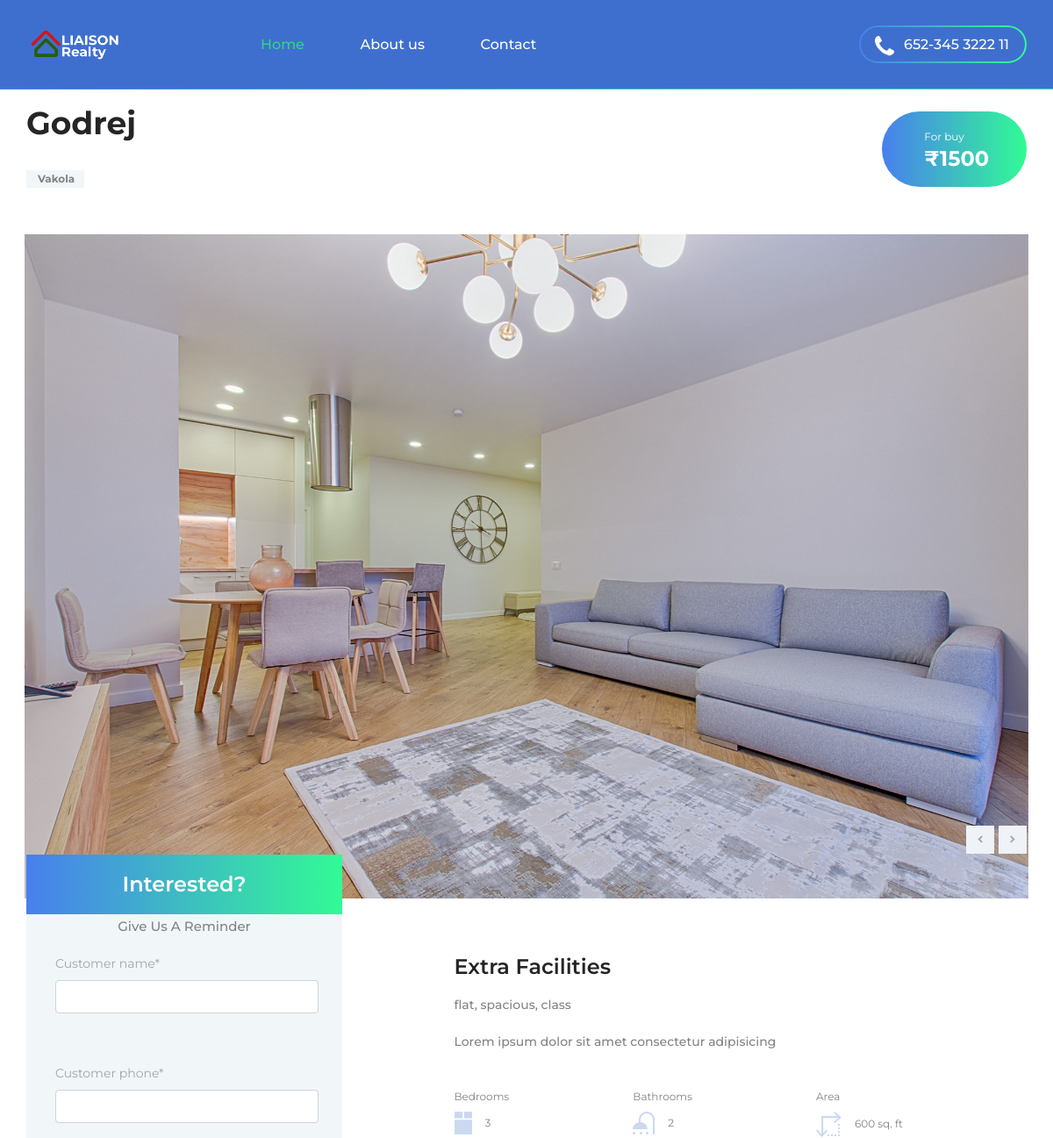
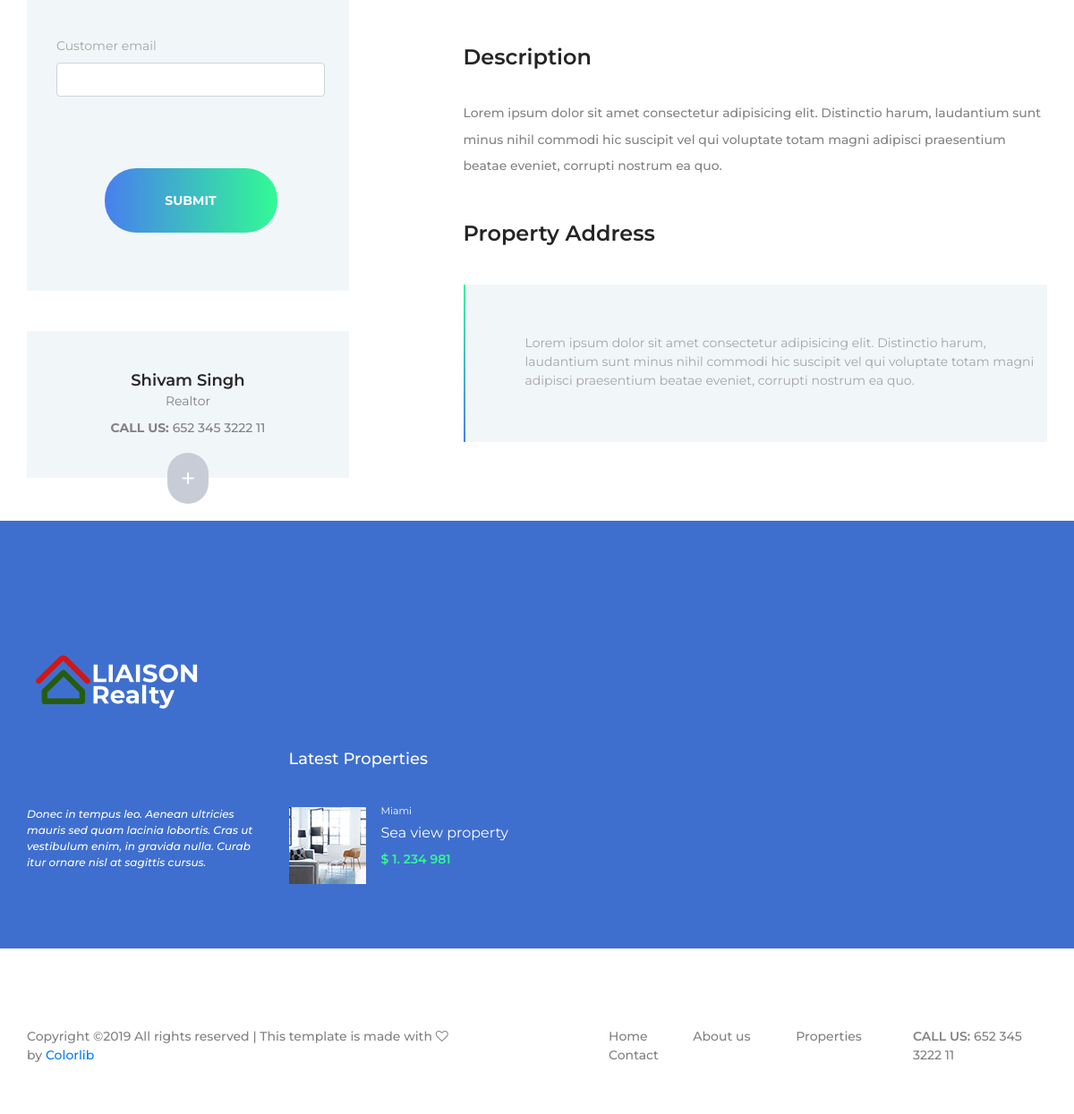
Page /property/1/ on the committed database (2 pictures, top to bottom).
### realty/models.py (models this page shows, shortened)
class Listing(models.Model):
    property_name=models.CharField(max_length=100, null=False, blank=False)
    property_rate=models.CharField(max_length=20, null=False, blank=True)
    property_size=models.CharField(max_length=20, blank=True, null=True)
    property_attributes=models.CharField(max_length=30, null=False, blank=False)
    property_type=models.ForeignKey(PropertyType,blank=False, null= False, on_delete=models.CASCADE)
    property_transaction_type=models.CharField(max_length=10, choices=transaction_type_choices, default='buy')
    property_intro=models.CharField(max_length=50, null=False, blank=False)
    property_rooms=models.IntegerField(blank=True, null=True)
    property_bathrooms=models.IntegerField(blank=True, null=True)
    property_landmark=models.CharField(max_length=20, null=False)
    property_address=models.TextField(blank=False, null=False)
    property_description=models.TextField(null=False, blank=False)
    property_thumbnail=models.ImageField(null=False, blank=True, upload_to='uploads')
    property_image1=models.ImageField(blank=True, null=True, upload_to='uploads')
    property_image2=models.ImageField(blank=True, null=True, upload_to='uploads')
    property_image3=models.ImageField(blank=True, null=True, upload_to='uploads')
    property_image4=models.ImageField(blank=True, null=True, upload_to='uploads')
    property_image5=models.ImageField(blank=True, null=True, upload_to='uploads')

### realty/views.py (the view)
# urls.py: path('property/<pk>/', views.property, name='property'),
def property(request, pk):
    prop_id=pk
    property_obj=Listing.objects.get(pk=prop_id)
    if request.method=='POST':
        bForm=CustomerForm(request.POST)
        if bForm.is_valid():
            temp=bForm.save(commit=False)
            temp.property_type=property_obj
            temp.save()
            bForm=CustomerForm()
            messages.success(request, 'Thank you for showing interest. We will get back to you soon.')
    else:
        bForm=CustomerForm()
    return render(request,'property.html',{'property':property_obj,'bForm':bForm})

### realty/models.py
class CustomerForm(ModelForm):
    class Meta:
        model=Customers
        fields='__all__'

### templates/property.html (shortened to what this page needs)
{% extends 'base.html' %}
{% load static %}
{% load crispy_forms_tags %}
{% block title %}
<link rel="stylesheet" type="text/css" href="{% static 'styles/bootstrap4/bootstrap.min.css' %}">
<link href="{% static 'plugins/font-awesome-4.7.0/css/font-awesome.min.css' %}" rel="stylesheet" type="text/css">
<link rel="stylesheet" type="text/css" href="{% static 'plugins/OwlCarousel2-2.2.1/owl.carousel.css' %}">
<link rel="stylesheet" type="text/css" href="{% static 'plugins/OwlCarousel2-2.2.1/owl.theme.default.css' %}">
<link rel="stylesheet" type="text/css" href="{% static 'plugins/OwlCarousel2-2.2.1/anlimate.css' %}">
<link rel="stylesheet" type="text/css" href="{% static 'plugins/rangeslider.js-2.3.0/rangeslider.css' %}">
<link rel="stylesheet" type="text/css" href="{% static 'styles/property.css' %}">
<link rel="stylesheet" type="text/css" href="{% static 'styles/property_responsive.css' %}">
{% endblock %}
	{% block home %}
	<div class="intro">
		<div style="padding-top: 3%" class="container">
			<div class="row">
				<div class="col">
					<div class="intro_content d-flex flex-lg-row flex-column align-items-start justify-content-start">
						<div class="intro_title_container">
							<div class="intro_title">{{ property.property_name }}
									<div class="intro_tags">
											<ul>
												<li><a href="#">{{property.property_landmark}}</a></li>
											</ul>
										</div>
							</div>
						</div>
						<div class="intro_price_container ml-lg-auto d-flex flex-column align-items-start justify-content-center">
							<div>For {{ property.property_transaction_type }}</div>
							<div class="intro_price">₹{{property.property_rate}}</div>
						</div>
					</div>
				</div>
			</div>
		</div>
		<div class="intro_slider_container">
			<div  class="owl-carousel owl-theme intro_slider">
				{% if property.property_image1 %}
				<div class="owl-item"><img src="/uploads/{{ property.property_image1 }}"alt=""></div>
				{% endif %}
			</div>
			<div class="intro_slider_nav_container">
				<div class="container">
					<div class="row">
						<div class="col">
							<div class="intro_slider_nav_content d-flex flex-row align-items-start justify-content-end">
								<div class="intro_slider_nav intro_slider_prev"><i class="fa fa-chevron-left" aria-hidden="true"></i></div>
								<div class="intro_slider_nav intro_slider_next"><i class="fa fa-chevron-right" aria-hidden="true"></i></div>
							</div>
						</div>
					</div>
				</div>
			</div>
		</div>
	</div>
	<div class="property">
		<div class="container">
			<div class="row">
				<div class="col-lg-4">
					<div style="padding-top: 5%"class="sidebar">
						<div class="sidebar_search">
							<div class="sidebar_search_title">Interested?<br><p>Give Us A Reminder</p></div>
							<div class="sidebar_search_form_container">
								<form class="sidebar_search_form" id="sidebar_search_form" method="post">
									<div>
									{{ bForm.customer_name|as_crispy_field  }}
								</div>
								<br>
								<br>
								<div>
									{{ bForm.customer_phone|as_crispy_field }}
								</div>
								<br>
								<br>
								<div>
									{{ bForm.customer_email|as_crispy_field }}
								</div>
									<button class="sidebar_search_button search_form_button" type="submit">Submit</button>
								</form>
							</div>
						</div>
						<div class="sidebar_realtor">
							<div class="sidebar_realtor_body text-center">
								<div class="sidebar_realtor_title"><a href="#">Shivam Singh</a></div>
								<div class="sidebar_realtor_subtitle">Realtor</div>
								<div class="sidebar_realtor_phone"><span>call us: </span>652 345 3222 11</div>
								<div class="realtor_link"><a href="#">+</a></div>
							</div>
						</div>
					</div>
				</div>
				<div class="col-lg-7 offset-lg-1">
					<div class="property_content">
						<div class="property_icons">
							<div class="property_title">Extra Facilities</div>
							<div class="property_text property_text_1">
								<p>{{property.property_attributes}}</p>
								<p>{{property.property_intro}}</p>
							</div>
							<div class="property_rooms d-flex flex-sm-row flex-column align-items-start justify-content-start">
								{% if property.property_rooms %}
								<div class="property_room">
									<div class="property_room_title">Bedrooms</div>
									<div class="property_room_content d-flex flex-row align-items-center justify-content-start">
										<div class="room_icon"><img src="{% static 'images/room_1.png' %}" alt=""></div>
										<div class="room_num">{{property.property_rooms}}</div>
									</div>
								</div>
								{% endif %}
								{% if property.property_bathrooms %}
								<div class="property_room">
									<div class="property_room_title">Bathrooms</div>
									<div class="property_room_content d-flex flex-row align-items-center justify-content-start">
										<div class="room_icon"><img src="{% static 'images/room_2.png' %}" alt=""></div>
										<div class="room_num">{{property.property_bathrooms}}</div>
									</div>
								</div>
								{% endif %}
								{% if property.property_size %}
								<div class="property_room">
									<div class="property_room_title">Area</div>
									<div class="property_room_content d-flex flex-row align-items-center justify-content-start">
										<div class="room_icon"><img src="{% static 'images/room_3.png' %}" alt=""></div>
										<div class="room_num">{{property.property_size}}</div>
									</div>
								</div>
								{% endif %}
						</div>
						<div class="property_description">
							<div class="property_title">Description</div>
							<div class="property_text property_text_2">
								<p>{{property.property_description}}</p>
							</div>
						</div>
						<div class="additional_details">
							<div class="property_title">Property Address</div>
							<div class="details_container">
								{{property.property_address}}
							</div>
						</div>
					</div>
				</div>
			</div>
		</div>
	</div>
	{% endblock %}

### templates/base.html (shortened to what this page needs)
{% load static %}
<!DOCTYPE html>
<html lang="en">
<head>
{% block title %}
{% endblock %}
</head>
<body>
	<header class="header">
		<div class="container">
			<div class="row">
				<div class="col">
					<div class="header_content d-flex flex-row align-items-center justify-content-start">
						<div class="logo">
							<a href="#"><img src="{% static 'images/logo.png' %}" alt=""></a>
						</div>
						<nav class="main_nav">
							<ul>
								<li class="active"><a href="/">Home</a></li>
								<li><a href="/about">About us</a></li>
								<li><a href="/contact">Contact</a></li>
							</ul>
						</nav>
						<div class="phone_num ml-auto">
							<div class="phone_num_inner">
								<img src="{% static "images/phone.png" %}" alt=""><span>652-345 3222 11</span>
							</div>
						</div>
					</div>
				</div>
			</div>
		</div>
	</header>
	{% block home %}
	{% endblock %}
	<footer class="footer" style="padding-top:4%">
			<div class="footer_main">
					<div class="container">
						<div class="row">
							<div class="col-lg-3">
								<div class="footer_logo"><a href="#"><img src="{% static 'images/logo_large.png' %}" alt=""></a></div>
							</div>
							<div class="col-lg-9 d-flex flex-column align-items-start justify-content-end">
								<div class="footer_title">Latest Properties</div>
							</div>
						</div>
						<div class="row">
							<div class="col-lg-3 footer_col">
								<div class="footer_about">
									<div class="footer_about_text">Donec in tempus leo. Aenean ultricies mauris sed quam lacinia lobortis. Cras ut vestibulum enim, in gravida nulla. Curab itur ornare nisl at sagittis cursus.</div>
								</div>
							</div>
							<div class="col-lg-3 footer_col">
								<div class="footer_latest d-flex flex-row align-items-start justify-content-start">
									<div><div class="footer_latest_image"><img src="{% static 'images/footer_latest_1.jpg' %}" alt=""></div></div>
									<div class="footer_latest_content">
										<div class="footer_latest_location">Miami</div>
										<div class="footer_latest_name"><a href="#">Sea view property</a></div>
										<div class="footer_latest_price">$ 1. 234 981</div>
									</div>
								</div>
							</div>
						</div>
					</div>
				</div>
		<div class="footer_bar" style="padding-top:5%">
			<div class="container">
				<div class="row">
					<div class="col">
						<div class="footer_bar_content d-flex flex-row align-items-center justify-content-start">
							<div class="cr">
Copyright &copy;<script>document.write(new Date().getFullYear());</script> All rights reserved | This template is made with <i class="fa fa-heart-o" aria-hidden="true"></i> by <a href="https://colorlib.com" target="_blank">Colorlib</a>
</div>
							<div class="footer_nav">
								<ul>
									<li><a href="/">Home</a></li>
									<li><a href="/about">About us</a></li>
									<li><a href="/listings">Properties</a></li>
									<li><a href="/contact">Contact</a></li>
								</ul>
							</div>
							<div class="footer_phone ml-auto"><span>call us: </span>652 345 3222 11</div>
						</div>
					</div>
				</div>
			</div>
		</div>
	</footer>
</body>
</html>

### rows in the picture
Listing: property_name "Godrej", property_landmark "Vakola", property_transaction_type "buy", property_rate "1500", property_image1 (picture), property_attributes "flat, spacious, class", property_intro "Lorem ipsum dolor sit amet consectetur adipisicing", property_rooms "3", property_bathrooms "2", property_size "600 sq. ft", property_description "Lorem ipsum dolor sit amet consectetur adipisicing elit. Distinctio harum, laudantium sunt minus nihil commodi hic suscipit vel qui voluptate totam magni adipisci praesentium beatae eveniet, corrupti nostrum ea quo.", property_address "Lorem ipsum dolor sit amet consectetur adipisicing elit. Distinctio harum, laudantium sunt minus nihil commodi hic suscipit vel qui voluptate totam magni adipisci praesentium beatae eveniet, corrupti nostrum ea quo."
